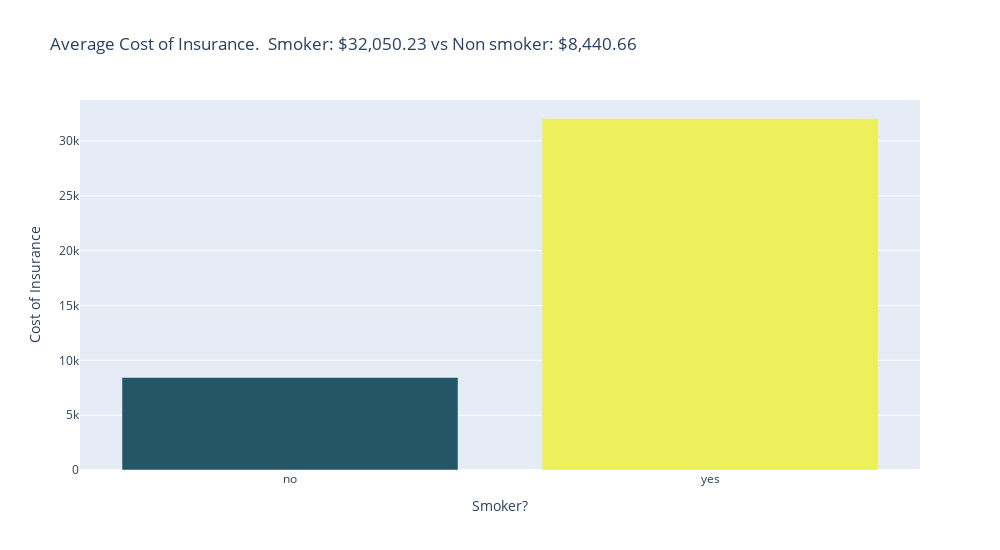

Notebook cell for this chart:
### Code cell
smoke_bar = px.bar(
    smoker_price,
    x='smoker',
    y='charges',
    color='charges',
    color_continuous_scale='Aggrnyl',
    title='Average Cost of Insurance.\n Smoker: ${:,.2f} vs Non smoker: ${:,.2f}'.format(smoker_avg, non_smoker_avg),
    height=550,
    width=1000,
)

smoke_bar.update_layout(
    xaxis_title='Smoker?',
    yaxis_title='Cost of Insurance',
    coloraxis_showscale=False,
)

smoke_bar.show()

### Figure 1 — Plotly figure (JSON) as saved in the notebook; plotly's stock layout.template omitted (floating-point values rounded to 4 significant figures)
{"data": [{"alignmentgroup": "True", "hovertemplate": "smoker=%{x}<br>charges=%{marker.color}<extra></extra>", "legendgroup": "", "marker": {"color": [8441.0, 32050.0], "coloraxis": "coloraxis", "pattern": {"shape": ""}}, "name": "", "offsetgroup": "", "orientation": "v", "showlegend": false, "textposition": "auto", "type": "bar", "x": ["no", "yes"], "xaxis": "x", "y": [8441.0, 32050.0], "yaxis": "y"}], "layout": {"barmode": "relative", "coloraxis": {"colorbar": {"title": {"text": "charges"}}, "colorscale": [[0, "rgb(36, 86, 104)"], [0.1667, "rgb(15, 114, 121)"], [0.3333, "rgb(13, 143, 129)"], [0.5, "rgb(57, 171, 126)"], [0.6667, "rgb(110, 197, 116)"], [0.8333, "rgb(169, 220, 103)"], [1, "rgb(237, 239, 93)"]], "showscale": false}, "height": 550, "legend": {"tracegroupgap": 0}, "title": {"text": "Average Cost of Insurance.\n Smoker: $32,050.23 vs Non smoker: $8,440.66"}, "width": 1000, "xaxis": {"anchor": "y", "domain": [0, 1], "title": {"text": "Smoker?"}}, "yaxis": {"anchor": "x", "domain": [0, 1], "title": {"text": "Cost of Insurance"}}}}
